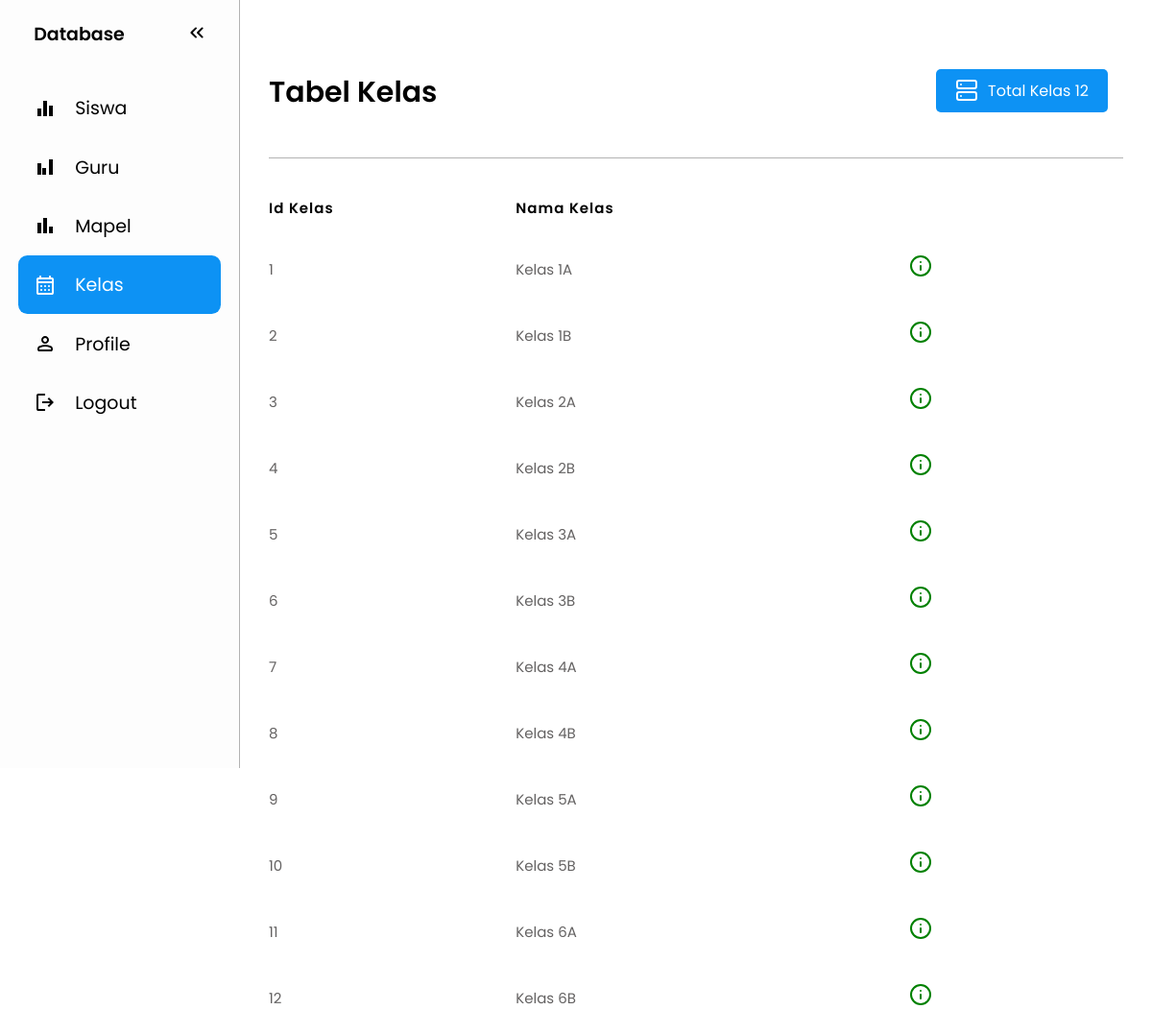
Page /user/class.php (signed in) on the committed database.
### tables this page shows
CREATE TABLE `kelas` (
  `id_kelas` int NOT NULL,
  `Nama_kelas` varchar(100) NOT NULL
);

### user/class.php (the view, shortened to what this page needs)
<?php
include "../connect.php";
$sql = "SELECT COUNT(*) as total_siswa FROM kelas";
$result = mysqli_query($conn, $sql);
if (mysqli_num_rows($result) > 0) {
  while($row = mysqli_fetch_assoc($result)) {
    $total_kelas = $row["total_siswa"];
  }
} else {
  $total_kelas = 0;
}
?>
<!DOCTYPE html>
<html lang="en">
<head>
  <link rel="stylesheet" href="../css/style.css">
  <link rel="stylesheet" href="../css/siswa.css">
</head>
<body>
<nav id="sidebar">
    <ul>
      <li>
        <span class="logo">Database</span>
        <button onclick=toggleSidebar() id="toggle-btn">
        </button>
      </li>
      <li >
        <a href="murid.php">
        <svg xmlns="http://www.w3.org/2000/svg" height="24px" viewBox="0 -960 960 960" width="24px" fill="#e8eaed"><path d="M160-160v-320h160v320H160Zm240 0v-640h160v640H400Zm240 0v-440h160v440H640Z"/></svg>
          <span>Siswa</span>
        </a>
      </li>
      <li>
        <a href="teacher.php">
        <svg xmlns="http://www.w3.org/2000/svg" height="24px" viewBox="0 -960 960 960" width="24px" fill="#e8eaed"><path d="M160-160v-480h160v480H160Zm200 0v-280h160v280H360Zm280 0v-640h160v640H640Z"/></svg>
          <span>Guru</span>
        </a>
      </li>
      <li>
        <a href="matapel.php">
        <svg xmlns="http://www.w3.org/2000/svg" height="24px" viewBox="0 -960 960 960" width="24px" fill="#e8eaed"><path d="M640-160v-280h160v280H640Zm-240 0v-640h160v640H400Zm-240 0v-440h160v440H160Z"/></svg>
          <span>Mapel</span>
        </a>
      </li>
      <li class="active">
        <a href="class.php">
          <span>Kelas</span>
        </a>
      </li>
      <li>
        <a href="profile.html">
          <span>Profile</span>
        </a>
      </li>
      <li>
        <a href="../login/logout.php">
        <svg xmlns="http://www.w3.org/2000/svg" height="24px" viewBox="0 -960 960 960" width="24px" fill="#e8eaed"><path d="M200-120q-33 0-56.5-23.5T120-200v-560q0-33 23.5-56.5T200-840h280v80H200v560h280v80H200Zm440-160-55-58 102-102H360v-80h327L585-622l55-58 200 200-200 200Z"/></svg>
          <span>Logout</span>
        </a>
      </li>
    </ul>
  </nav>
  <main>
  <?php
include "../connect.php";
?>
<div class="top">
  <h1>Tabel Kelas</h1>
  <div class="kn">
        <p class="usr">
            <i data-feather="server"></i>
            <span>Total Kelas  <?php echo $total_kelas; ?></span>
        </p>
      </div>
</div>
<p class="garis"></p>
<table>
    <tr>
        <th>Id Kelas</th>
        <th>Nama Kelas</th>
    </tr>
<?php
$data = mysqli_query($conn, "SELECT * FROM kelas");
while($row = mysqli_fetch_array($data)){
    ?>
  <tr>
      <td><?php echo $row['id_kelas']; ?></td>
      <td><?php echo $row['Nama_kelas']; ?></td>
      <td><a href="#">
      <i data-feather="info"></i>
      </a>
    </td>
  </tr>
<?php
}
?>
</table>
  </main>
</body>
</html>

### css/style.css (style rules this page uses)
:root { --base-clr: #ffffff; --line-clr: #b2b2b2; --hover-clr: #f0f0f0; --text-clr: #000; --accent-clr: #fff; --secondary-text-clr: red; }
* { margin: 0; padding: 0; }
body { min-height: 100vh; min-height: 100dvh; font-family: Poppins, 'Segoe UI', Tahoma, Geneva, Verdana, sans-serif; font-size: 15px; background-color: var(--base-clr); color: var(--text-clr); display: grid; grid-template-columns: auto 1fr; }
#sidebar { box-sizing: border-box; height: 100vh; width: 250px; padding: 5px 1em; background-color: #fdfdfd; border-right: 1px solid var(--line-clr); font-size: 19px; position: sticky; top: 0; align-self: start; transition: 300ms ease-in-out; overflow: hidden; text-wrap: nowrap; }
#sidebar ul { list-style: none; }
#sidebar a, #sidebar .logo { border-radius: .5em; padding: .85em; text-decoration: none; color: var(--text-clr); display: flex; align-items: center; gap: 1em; }
#sidebar svg { flex-shrink: 0; fill: var(--text-clr); }
#sidebar a span { flex-grow: 1; }
#sidebar { grid-template-rows: 1fr; }
main { padding: min(30px, 7%); }
main p { color: var(--secondary-text-clr); text-align: center; margin-top: 20px; font-size: 1.5rem; margin-bottom: 15px; }
h1 { text-align: center; margin-top: 30px; font-size: 3rem; cursor: pointer; }

### css/siswa.css (style rules this page uses)
.top { display: flex; justify-content: space-between; align-items: center; margin-bottom: 1rem; }
.kn { display: flex; margin-right: 1rem; margin-top: 10px; }
.usr { display: flex; color: #fff; font-size: medium; gap: 10px; padding: 10px 20px; background-color: #0D92F4; text-decoration: none; border-radius: 5px; margin-top: 2rem; transition: all 0.3s ease-in-out; cursor: text; }
.garis { width: 100%; height: 1.2px; background-color: #b2b2b2; margin-top: 2rem; }
h1 { font-size: 30px; font-weight: 600; color: #000; }
main a { text-decoration: none; color: green; background-color: transparent; padding: 12px 20px; display: inline-block; margin-bottom: 0px; transition: all 0.3s ease-in-out; }
main table { width: 100%; border-spacing: 0 15px; background-color: transparent; }
main tr, td { text-align: left; align-items: center; color: #646262; background-color: transparent; }
main th { color: #000; letter-spacing: 1px; padding: 10px 0; font-weight: 600; }

### rows in the picture
kelas: id_kelas "1", Nama_kelas "Kelas 1A"
kelas: id_kelas "2", Nama_kelas "Kelas 1B"
kelas: id_kelas "3", Nama_kelas "Kelas 2A"
kelas: id_kelas "4", Nama_kelas "Kelas 2B"
kelas: id_kelas "5", Nama_kelas "Kelas 3A"
kelas: id_kelas "6", Nama_kelas "Kelas 3B"
kelas: id_kelas "7", Nama_kelas "Kelas 4A"
kelas: id_kelas "8", Nama_kelas "Kelas 4B"
kelas: id_kelas "9", Nama_kelas "Kelas 5A"
kelas: id_kelas "10", Nama_kelas "Kelas 5B"
kelas: id_kelas "11", Nama_kelas "Kelas 6A"
kelas: id_kelas "12", Nama_kelas "Kelas 6B"

### other values in the picture
$total_kelas "12"
